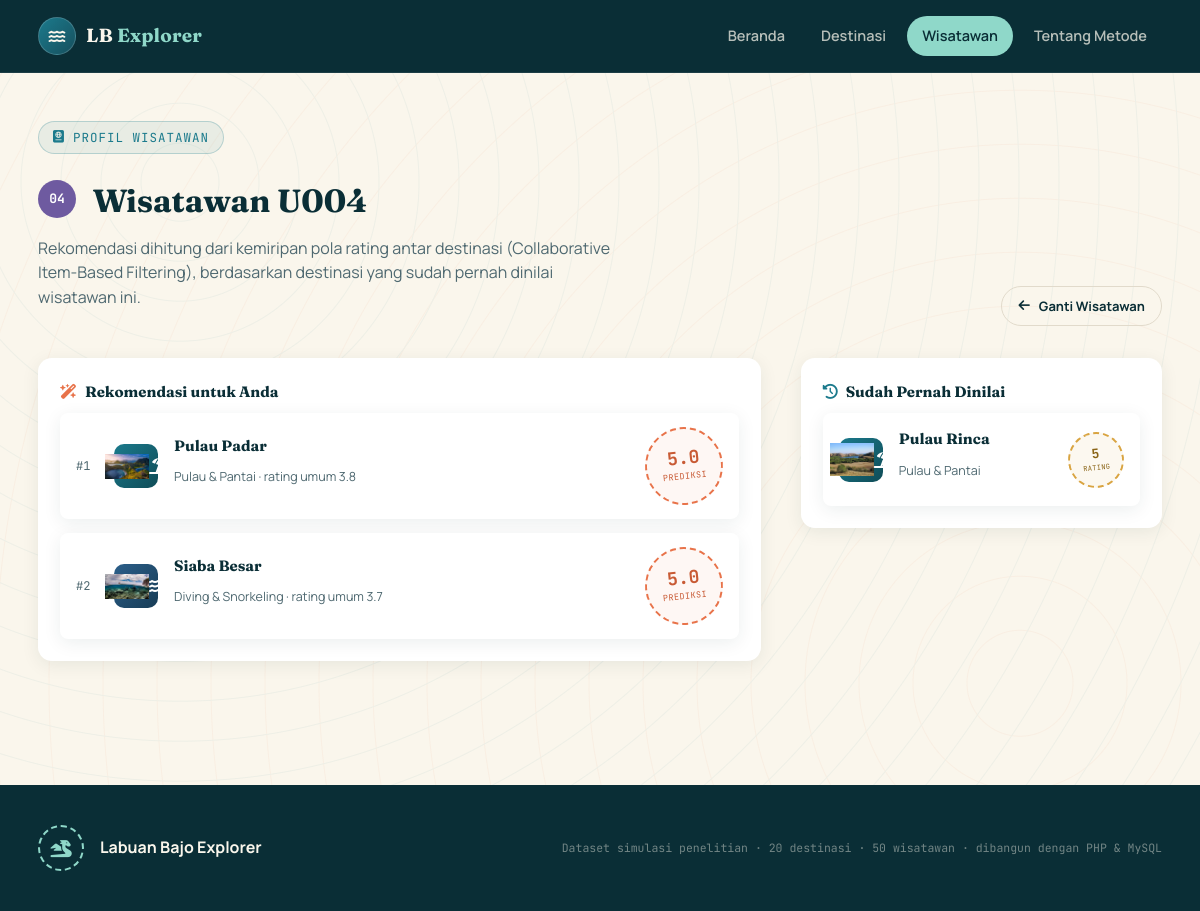
Page /rekomendasi.php?user_id=U004 on the committed database.
### tables this page shows
CREATE TABLE `users` (
  `user_id` varchar(10) NOT NULL,
  `display_name` varchar(50) NOT NULL
);

CREATE TABLE `items` (
  `item_id` varchar(10) NOT NULL,
  `item_name` varchar(100) NOT NULL,
  `category` varchar(50) NOT NULL,
  `avg_rating` decimal(3,2) NOT NULL DEFAULT 0.00,
  `total_reviews` int(11) NOT NULL DEFAULT 0,
  `price_range` varchar(5) NOT NULL,
  `location` varchar(100) NOT NULL,
  `description` text DEFAULT NULL
);

### includes/functions.php (called while the page is built, shortened)
<?php
function categoryMeta(string $category): array
{
    $map = [
        'island_beach' => [
            'label' => 'Pulau & Pantai',
            'icon'  => 'fa-umbrella-beach',
            'class' => 'cat-island',
        ],
        'diving_snorkeling' => [
            'label' => 'Diving & Snorkeling',
            'icon'  => 'fa-water',
            'class' => 'cat-diving',
        ],
        'nature_adventure' => [
            'label' => 'Alam & Petualangan',
            'icon'  => 'fa-mountain',
            'class' => 'cat-nature',
        ],
        'accommodation_culinary' => [
            'label' => 'Akomodasi & Kuliner',
            'icon'  => 'fa-utensils',
            'class' => 'cat-culinary',
        ],
    ];
    return $map[$category] ?? [
        'label' => ucwords(str_replace('_', ' ', $category)),
        'icon'  => 'fa-map-marker-alt',
        'class' => 'cat-island',
    ];
}
function getItemImage(string $itemId): ?string
{
    $extensions = ['jpg', 'jpeg', 'png', 'webp'];
    foreach ($extensions as $ext) {
        $relativePath = "assets/img/destinations/{$itemId}.{$ext}";
        $fullPath = __DIR__ . '/../' . $relativePath;
        if (file_exists($fullPath)) {
            return $relativePath;
        }
    }
    return null;
}
function avatarColor(string $userId): string
{
    $palette = ['#1B7A8C', '#E8734A', '#2E8B57', '#C9A227', '#6E5AA0', '#C0447A'];
    $index = crc32($userId) % count($palette);
    return $palette[$index];
}
function e(string $s): string
{
    return htmlspecialchars($s, ENT_QUOTES, 'UTF-8');
}

### classes/CollaborativeFiltering.php (called while the page is built, shortened)
<?php
class CollaborativeFiltering
{
    private mysqli $conn;
    private array $userItemMatrix = [];
    private array $itemIds = [];
    private array $userIds = [];
    public function __construct(mysqli $conn)
    {
        $this->conn = $conn;
        $this->buildUserItemMatrix();
    }
    private function buildUserItemMatrix(): void
    {
        $result = $this->conn->query("SELECT user_id, item_id, rating FROM ratings");
        $itemSet = [];
        $userSet = [];
        while ($row = $result->fetch_assoc()) {
            $u = $row['user_id'];
            $i = $row['item_id'];
            $r = (float) $row['rating'];
            $this->userItemMatrix[$u][$i] = $r;
            $itemSet[$i] = true;
            $userSet[$u] = true;
        }
        $this->itemIds = array_keys($itemSet);
        $this->userIds = array_keys($userSet);
    }
    private function getItemVector(string $itemId): array
    {
        $vector = [];
        foreach ($this->userIds as $u) {
            $vector[] = $this->userItemMatrix[$u][$itemId] ?? 0.0;
        }
        return $vector;
    }
    private function cosineSimilarity(array $a, array $b): float
    {
        $dot = 0.0;
        $normA = 0.0;
        $normB = 0.0;
        $n = count($a);
        for ($k = 0; $k < $n; $k++) {
            $dot += $a[$k] * $b[$k];
            $normA += $a[$k] * $a[$k];
            $normB += $b[$k] * $b[$k];
        }
        return $dot / (sqrt($normA) * sqrt($normB));
    }
    public function itemSimilarity(string $itemA, string $itemB): float
    {
        $key = $itemA < $itemB ? "$itemA|$itemB" : "$itemB|$itemA";
        $vecA = $this->getItemVector($itemA);
        $vecB = $this->getItemVector($itemB);
        $sim = $this->cosineSimilarity($vecA, $vecB);
        return $sim;
    }
    public function recommendForUser(string $userId, int $topN = 5): array
    {
        $ratedItems = $this->userItemMatrix[$userId];
        $unratedItems = array_diff($this->itemIds, array_keys($ratedItems));
        $predictions = [];
        foreach ($unratedItems as $candidate) {
            $weightedSum = 0.0;
            $similaritySum = 0.0;
            foreach ($ratedItems as $ratedItem => $rating) {
                $sim = $this->itemSimilarity($candidate, $ratedItem);
                $weightedSum += $sim * $rating;
                $similaritySum += abs($sim);
            }
            if ($similaritySum > 0) {
                $predictions[$candidate] = $weightedSum / $similaritySum;
            }
        }
        arsort($predictions);
        return array_slice($predictions, 0, $topN, true);
    }
    public function getUserRatings(string $userId): array
    {
        $ratings = $this->userItemMatrix[$userId];
        arsort($ratings);
        return $ratings;
    }
}

### rekomendasi.php (the view, shortened to what this page needs)
<?php
require_once __DIR__ . '/config/database.php';
require_once __DIR__ . '/includes/functions.php';
require_once __DIR__ . '/classes/CollaborativeFiltering.php';
$conn = getConnection();
$userId = $_GET['user_id'] ?? '';
$stmt = $conn->prepare("SELECT * FROM users WHERE user_id = ?");
$stmt->bind_param('s', $userId);
$stmt->execute();
$user = $stmt->get_result()->fetch_assoc();
$cf = new CollaborativeFiltering($conn);
$ratedRaw = $cf->getUserRatings($userId);
$recommendedRaw = $cf->recommendForUser($userId, 5);
function fetchItemsByIds(mysqli $conn, array $ids): array
{
    $placeholders = implode(',', array_fill(0, count($ids), '?'));
    $stmt = $conn->prepare("SELECT * FROM items WHERE item_id IN ($placeholders)");
    $types = str_repeat('s', count($ids));
    $stmt->bind_param($types, ...$ids);
    $stmt->execute();
    $res = $stmt->get_result();
    $lookup = [];
    while ($row = $res->fetch_assoc()) {
        $lookup[$row['item_id']] = $row;
    }
    return $lookup;
}
$ratedLookup = fetchItemsByIds($conn, array_keys($ratedRaw));
$recLookup = fetchItemsByIds($conn, array_keys($recommendedRaw));
include __DIR__ . '/includes/header.php';
?>
<section class="section" style="padding-top:48px;">
  <div class="wrap">
    <div class="section-head">
      <div>
        <span class="eyebrow"><i class="fa-solid fa-passport"></i> Profil Wisatawan</span>
        <h2>
          <span class="user-avatar" style="background:<?= avatarColor($user['user_id']) ?>; display:inline-flex; width:38px; height:38px; font-size:13px; vertical-align:middle; margin-right:10px;">
            <?= e(substr($user['user_id'], -2)) ?>
          </span>
          <?= e($user['display_name']) ?>
        </h2>
        <p class="section-lead">Rekomendasi dihitung dari kemiripan pola rating antar destinasi (Collaborative Item-Based Filtering), berdasarkan destinasi yang sudah pernah dinilai wisatawan ini.</p>
      </div>
      <a href="wisatawan.php" class="btn btn-ghost btn-sm" style="color:var(--navy); border-color:var(--line);"><i class="fa-solid fa-arrow-left"></i> Ganti Wisatawan</a>
    </div>
    <div class="detail-grid">
      <div>
        <div class="info-card">
          <h4><i class="fa-solid fa-wand-magic-sparkles" style="color:var(--coral);"></i> Rekomendasi untuk Anda</h4>
          <?php if (empty($recommendedRaw)): ?>
            <div class="empty-state">
              <i class="fa-solid fa-circle-info"></i>
              <p>Belum ada rekomendasi yang bisa dihitung &mdash; wisatawan ini mungkin sudah menilai semua destinasi, atau data rating masih terlalu sedikit untuk menghitung kemiripan.</p>
            </div>
          <?php else: ?>
            <div class="rec-list">
              <?php $i = 1; foreach ($recommendedRaw as $iid => $score):
                $ritem = $recLookup[$iid];
                $rmeta = categoryMeta($ritem['category']);
                $rphoto = getItemImage($iid);
                $predicted = max(0, min(5, $score)); ?>
                <a href="detail.php?id=<?= e($iid) ?>" class="rec-item">
                  <span class="rank">#<?= $i++ ?></span>
                  <div class="rec-icon <?= $rmeta['class'] ?> <?= $rphoto ? 'has-photo' : '' ?>">
                    <?php if ($rphoto): ?><img src="<?= e($rphoto) ?>" alt=""><?php endif; ?>
                    <i class="fa-solid <?= $rmeta['icon'] ?>"></i>
                  </div>
                  <div class="rec-info">
                    <h4><?= e($ritem['item_name']) ?></h4>
                    <p class="rec-sub"><?= e($rmeta['label']) ?> &middot; rating umum <?= number_format($ritem['avg_rating'],1) ?></p>
                  </div>
                  <div class="stamp">
                    <b><?= number_format($predicted, 1) ?></b>
                    <span>prediksi</span>
                  </div>
                </a>
              <?php endforeach; ?>
            </div>
          <?php endif; ?>
        </div>
      </div>
      <div>
        <div class="info-card">
          <h4><i class="fa-solid fa-clock-rotate-left"></i> Sudah Pernah Dinilai</h4>
          <?php if (empty($ratedRaw)): ?>
            <p style="font-size:13.5px; color:var(--ink-soft);">Wisatawan ini belum memberi rating apapun.</p>
          <?php else: ?>
            <div class="rec-list">
              <?php foreach ($ratedRaw as $iid => $rating):
                $ritem = $ratedLookup[$iid];
                $rmeta = categoryMeta($ritem['category']);
                $rphoto = getItemImage($iid); ?>
                <a href="detail.php?id=<?= e($iid) ?>" class="rec-item">
                  <div class="rec-icon <?= $rmeta['class'] ?> <?= $rphoto ? 'has-photo' : '' ?>">
                    <?php if ($rphoto): ?><img src="<?= e($rphoto) ?>" alt=""><?php endif; ?>
                    <i class="fa-solid <?= $rmeta['icon'] ?>"></i>
                  </div>
                  <div class="rec-info">
                    <h4><?= e($ritem['item_name']) ?></h4>
                    <p class="rec-sub"><?= e($rmeta['label']) ?></p>
                  </div>
                  <div class="stamp stamp-gold" style="width:56px; height:56px;">
                    <b style="font-size:13px;"><?= number_format($rating,0) ?></b>
                    <span style="font-size:7px;">rating</span>
                  </div>
                </a>
              <?php endforeach; ?>
            </div>
          <?php endif; ?>
        </div>
      </div>
    </div>
  </div>
</section>
<?php include __DIR__ . '/includes/footer.php'; ?>

### assets/css/style.css (style rules this page uses)
:root { --navy: #0A2E36; --navy-2: #123B45; --navy-3: #17505E; --teal: #1B7A8C; --teal-light: #4FAFB8; --seafoam: #8FD8C9; --coral: #E8734A; --coral-dark: #C85A34; --gold: #D9A441; --sand: #FAF6EC; --sand-deep: #F0E9D8; --ink: #16323A; --ink-soft: #4E6870; --paper: #FFFFFF; --line: #E1DACB; --cat-island: #1B7A8C; --cat-diving: #2C5F8A; --cat-nature: #2E8B57; --cat-culinary: #C9752F; --font-display: 'Fraunces', Georgia, serif; --font-body: 'Manrope', -apple-system, BlinkMacSystemFont, 'Segoe UI', sans-serif; --font-mono: 'JetBrains Mono', ui-monospace, monospace; --radius: 14px; --radius-sm: 8px; --shadow-card: 0 4px 18px rgba(10, 46, 54, 0.08); --shadow-card-hover: 0 14px 32px rgba(10, 46, 54, 0.16); }
* { box-sizing: border-box; }
html { scroll-behavior: smooth; }
body { margin: 0; font-family: var(--font-body); background: var(--sand); color: var(--ink); line-height: 1.55; -webkit-font-smoothing: antialiased; }
img { max-width: 100%; display: block; }
a { color: inherit; text-decoration: none; }
h1, h2, h3, h4 { font-family: var(--font-display); font-weight: 700; margin: 0 0 .5em; color: var(--navy); }
p { margin: 0 0 1em; }
.wrap { max-width: 1180px; margin: 0 auto; padding: 0 28px; }
.eyebrow { display: inline-flex; align-items: center; gap: 8px; font-family: var(--font-mono); font-size: 12.5px; letter-spacing: .08em; text-transform: uppercase; color: var(--seafoam); background: rgba(143, 216, 201, 0.1); border: 1px solid rgba(143, 216, 201, 0.35); padding: 6px 14px; border-radius: 999px; margin-bottom: 22px; }
.btn { display: inline-flex; align-items: center; gap: 9px; font-weight: 700; font-size: 14.5px; padding: 13px 24px; border-radius: 999px; border: 1px solid transparent; transition: transform .15s ease, box-shadow .15s ease, background .15s ease; }
.btn-ghost { border-color: rgba(250,246,236,0.35); color: var(--sand); }
.btn-sm { padding: 9px 16px; font-size: 13px; }
.section { padding: 64px 0; }
.section-head { display: flex; justify-content: space-between; align-items: flex-end; gap: 20px; margin-bottom: 32px; flex-wrap: wrap; }
.section-head .eyebrow { color: var(--teal); background: rgba(27,122,140,0.08); border-color: rgba(27,122,140,0.25); }
.section-head h2 { font-size: clamp(24px, 3vw, 32px); margin-bottom: 6px; }
.section-lead { color: var(--ink-soft); max-width: 60ch; }
.cat-island .dest-banner, .cat-island { background: linear-gradient(135deg, var(--cat-island), #0F4C57); }
.cat-diving .dest-banner, .cat-diving { background: linear-gradient(135deg, var(--cat-diving), #173C55); }
.stamp { display: inline-flex; flex-direction: column; align-items: center; justify-content: center; width: 78px; height: 78px; border-radius: 50%; border: 2px dashed var(--coral); color: var(--coral-dark); font-family: var(--font-mono); transform: rotate(-6deg); background: rgba(232,115,74,0.06); flex-shrink: 0; }
.stamp b { font-size: 18px; line-height: 1; }
.stamp span { font-size: 8.5px; text-transform: uppercase; letter-spacing: .05em; margin-top: 3px; }
.stamp.stamp-gold { border-color: var(--gold); color: #8a6416; background: rgba(217,164,65,0.08); }
.rec-list { display: flex; flex-direction: column; gap: 14px; }
.rec-item { display: flex; align-items: center; gap: 16px; background: var(--paper); border-radius: var(--radius-sm); padding: 14px 16px; box-shadow: var(--shadow-card); }
.rec-item .rank { font-family: var(--font-mono); font-size: 12px; color: var(--ink-soft); width: 22px; }
.rec-item .rec-icon { width: 44px; height: 44px; border-radius: 10px; display: flex; align-items: center; justify-content: center; color: #fff; font-size: 16px; flex-shrink: 0; }
.rec-item .rec-info { flex: 1; min-width: 0; }
.rec-item h4 { margin: 0 0 2px; font-size: 15px; color: var(--navy); }
.rec-item .rec-sub { font-size: 12.5px; color: var(--ink-soft); }
.user-avatar { width: 46px; height: 46px; border-radius: 50%; display: flex; align-items: center; justify-content: center; color: #fff; font-family: var(--font-mono); font-weight: 700; font-size: 15px; margin-bottom: 12px; }
.detail-grid { display: grid; grid-template-columns: 2fr 1fr; gap: 40px; }
.info-card { background: var(--paper); border-radius: var(--radius); padding: 22px; box-shadow: var(--shadow-card); margin-bottom: 20px; }
.info-card h4 { font-size: 15px; margin-bottom: 10px; display: flex; align-items: center; gap: 8px; }
.info-card h4 i { color: var(--teal); }

### rows in the picture
users: user_id "04", display_name "Wisatawan U004"
items: item_name "Pulau Padar"
items: item_name "Pulau Rinca", item_id+category "Pulau & Pantai", rating "5"

### other values in the picture
$rmeta['label'] "Pulau & Pantai"
$ritem['avg_rating'] "3.8"
$predicted "5.0"
$ritem['item_name'] "Siaba Besar"
$rmeta['label'] "Diving & Snorkeling"
$ritem['avg_rating'] "3.7"
